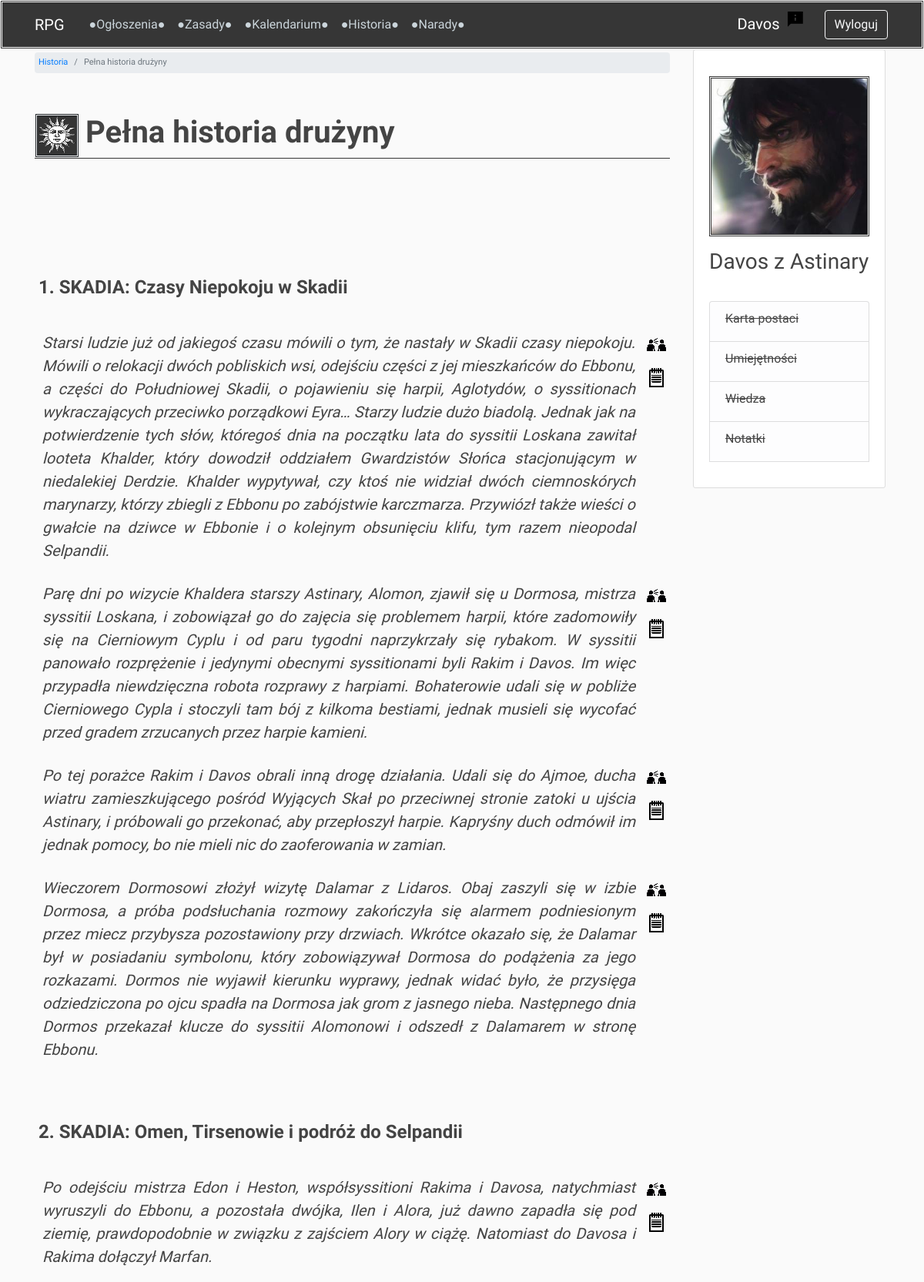
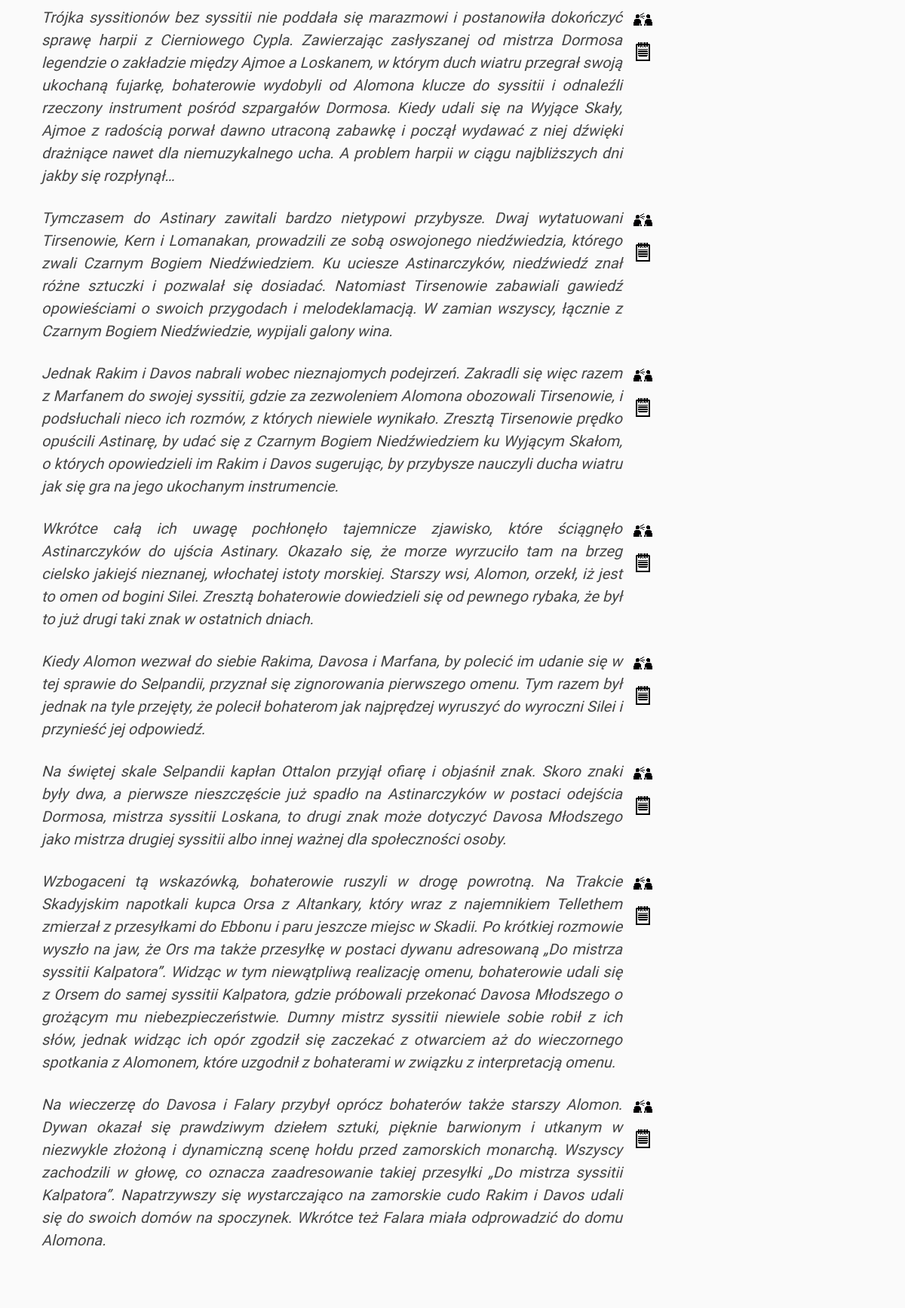
The page /timeline/chronicles_chapters/chronicles_all/ (signed in, upper part) on the database its author committed (2 pictures, top to bottom).
### users/models.py (models this page shows, shortened)
class Profile(models.Model):
    user = models.OneToOneField(User, on_delete=models.CASCADE)
    image = models.ImageField(default='profile_pics/default_profile.jpg', upload_to='profile_pics')
    character_name = models.CharField(max_length=50, default='')
    character_status = models.CharField(max_length=20, choices=STATUS, default='npc')
    class Meta:
        ordering = ['character_status', 'character_name']

### timeline/models.py (models this page shows, shortened)
class GameSession(models.Model):
    game_no = models.IntegerField(null=True)
    title = models.CharField(max_length=200, blank=True, null=True)
    date = models.DateField(blank=True, null=True)
    class Meta:
        ordering = ['game_no']

class DescribedEvent(models.Model):
    game_no = models.ForeignKey(GameSession, related_name='described_events', on_delete=models.PROTECT)
    event_no_in_game = models.PositiveSmallIntegerField(validators=[MinValueValidator(1)])
    description = models.TextField(max_length=4000)
    participants = models.ManyToManyField(Profile,
                                          related_name='described_events_participated',
                                          limit_choices_to=
                                          Q(character_status='active_player') |
                                          Q(character_status='inactive_player') |
                                          Q(character_status='dead_player'),
                                          blank=True)
    informed = models.ManyToManyField(Profile,
                                      related_name='described_events_informed',
                                      limit_choices_to=
                                      Q(character_status='active_player') |
                                      Q(character_status='inactive_player') |
                                      Q(character_status='dead_player'),
                                      blank=True)
    class Meta:
        ordering = ['game_no', 'event_no_in_game']

### timeline/views.py (the view)
# urls.py: path('chronicles_chapters/chronicles_all/', chronicles_all_view, name='chronicles-all'),
@login_required
def chronicles_all_view(request):
    games = GameSession.objects.all()
    allowed_bios_list = [g for g in games if is_allowed_game(g, request.user.profile) and g.game_no < 0]
    allowed_games_list = [g for g in games if is_allowed_game(g, request.user.profile) and g.game_no > 0]
    context = {
        'page_title': 'Pełna historia drużyny',
        'allowed_bios_list': allowed_bios_list,
        'allowed_games_list': allowed_games_list
    }
    return render(request, 'chronicles/chronicles_all.html', context)

### forum/templatetags/custom_filters.py (called while the page is built)
@register.filter
def get_first_word(text):
    return text.split(' ', 1)[0]

### timeline/views.py (called while the page is built)
def is_allowed_game(_game, profile):
    for event in _game.described_events.all():
        if profile in event.participants.all() or profile in event.informed.all() or profile.character_status == 'gm':
            return True
    return False

### timeline/templates/chronicles/chronicles_all.html (shortened to what this page needs)
{% extends 'base.html' %}
{% load custom_filters %}
{% load static %}
{% block breadcrumb %}
    <li class="breadcrumb-item"><a href="{% url 'chronicles-chapters' %}">Historia</a></li>
    <li class="breadcrumb-item active">{{ page_title }}</li>
{% endblock breadcrumb %}
{% block content %}
    <br>
    <br><br><br>
    <table class="chronicles" id="chronicles" data-search="true" data-toggle="table">
        <colgroup>
            <col class="description">
            <col class="actions">
        </colgroup>
        <tbody>
            {% for game in allowed_games_list %}
                <tr>
                    <td>
                        <h4>
                            <strong><br><br>{{ forloop.counter }}. {{ game.title }}</strong><br><br>
                        </h4>
                    </td>
                </tr>
                {% for event in game.described_events.all %}
                    {% if event in request.user.profile.described_events_participated.all or event in request.user.profile.described_events_informed.all or request.user.profile.character_status == 'gm' %}
                        <tr>
                            <td class="chronicle-event">
                                <p>
                                    {{ event.description|linebreaksbr }}
                                </p>
                            </td>
                            <td class="align-top">
                                <h6><a href="{% url 'described-event-add-informed' event.id %}"><img src="{% static 'img/inform.png' %}" class="small-img"></a></h6>
                                <h6><a href="{% url 'described-event-note' event.id %}"><img src="{% static 'img/note.png' %}" class="small-img"></a></h6>
                            </td>
                        </tr>
                    {% endif %}
                {% endfor %}
            {% endfor %}
        </tbody>
    </table>
{% endblock content %}

### templates/navbar.html (shortened to what this page needs)
{% load custom_filters %}
{% load static %}
<header class="site-header">
    <nav class="navbar navbar-expand-md navbar-dark bg-navbar fixed-top">
        <div class="container">
            <span class="navbar-brand mr-4">RPG</span>
            <div class="collapse navbar-collapse" id="navbarSupportedContent">
                <div class="navbar-nav mr-auto">
                    <a class="nav-item nav-link " href="{% url 'news-list' %}">●Ogłoszenia●</a>
                    <a class="nav-item nav-link" href="{% url 'rules-main' %}">●Zasady●</a>
                    <a class="nav-item nav-link" href="{% url 'timeline-main' %}">●Kalendarium●</a>
                    <a class="nav-item nav-link" href="{% url 'chronicles-chapters' %}">●Historia●</a>
                    <a class="nav-item nav-link" href="{% url 'forum' %}">●Narady●</a>
                </div>
                <div class="navbar-nav">
                    {% if user.is_authenticated %}
                        {% if user.profile.character_name != '' %}
                            <a class="navbar-brand mr-2" href="/users/profile">{{ user.profile.character_name|get_first_word }}</a>
                            <a href="{% url 'report' %}"><img src="{% static 'img/report.png' %}" class="mr-4"></a>
                        {% else %}
                            <a class="navbar-brand mr-2" href="/users/profile">Uzupełnij profil</a>
                        {% endif %}
                        <a class="btn btn-outline-light btn-space" href="{% url 'logout' %}">Wyloguj</a>
                    {% else %}
                        <a class="btn btn-outline-light btn-space" href="{% url 'register' %}">Nowa postać</a>
                    {% endif %}
                </div>
            </div>
        </div>
    </nav>
</header>

### templates/sidebar.html (shortened to what this page needs)
{% if user.is_authenticated %}
<div class="col-md-3">
    <div class="content-section-sidebar">
        <br>
        <img class="account-img-sidebar border-double" src="{{ user.profile.image.url }}">
        <h3>{{ user.profile.character_name }}</h3>
        <p class='text-muted'></p>
        <ul class="list-group hover-pointer">
            <li class="list-group-item list-group-item-light" data-toggle="collapse" data-target="#character_sheet"><h6><strike>Karta postaci</strike></h6></li>
            <li class="list-group-item list-group-item-light" data-toggle="collapse" data-target="#skills"><h6><strike>Umiejętności</strike></h6></li>
            <li class="list-group-item list-group-item-light" data-toggle="collapse" data-target="#knowledge"><h6><strike>Wiedza</strike></h6></li>
            <li class="list-group-item list-group-item-light" data-toggle="collapse" data-target="#notes"><h6><strike>Notatki</strike></h6></li>
        </ul>
        <br>
    </div>
</div>
{% endif %}

### static/css/main.css (style rules this page uses)
body { background: #fafafa; margin-top: 4rem; }
h1, h2, h3, h4, h5, h6 { color: #444444; }
.bg-navbar { background-color: #363636; }
.site-header .navbar-nav .nav-link { color: #cbd5db; }
nav.navbar { border: double; border-color: white; }
.content-section-sidebar { width: 250px; background: #ffffff; padding: 10px 20px; border: 1px solid #dddddd; border-radius: 3px; margin-bottom: 20px; color: #363636; }
.account-img-sidebar { display: block; height: auto; width: 100%; margin-right: 20px; margin-bottom: 16px; }
* { font-family: 'IM Fell Great Primer', serif; }
.border-double { border-style: double; }
.btn-space { margin: 2px; }
.posts-and-news td, p { font-size: 20px; font-style: italic; vertical-align: top; padding: 5px; text-align: justify; }
.chronicles .description { width: %; }
.chronicles .actions { width: %; }
.small-img { display: block; height: auto; margin-left: auto; margin-right: auto; text-align: center; }
.chronicles .small-img { padding: 10px 0px 0px 0px; }
.chronicles td { margin: 0px; padding: 0px 5px; color: #444444; }
#chronicles td { border-style: none; font-size: 2px; }
td img { display: block; margin-left: auto; margin-right: auto; }

### rows shown on the page
GameSession: title "SKADIA: Czasy Niepokoju w Skadii"
DescribedEvent: description "Starsi ludzie już od jakiegoś czasu mówili o tym, że nastały w Skadii czasy niepokoju. Mówili o relokacji dwóch pobliskich wsi, odejściu części z jej mieszkańców do Ebbonu, a części do Południowej Skadii, o pojawieniu się harpii, Aglotydów, o syssitionach wykraczających przeciwko porządkowi Eyra… Starzy ludzie dużo biadolą. Jednak jak na potwierdzenie tych słów, któregoś dnia na początku lata do syssitii Loskana zawitał looteta Khalder, który dowodził oddziałem Gwardzistów Słońca stacjonującym w niedalekiej Derdzie. Khalder wypytywał, czy ktoś nie widział dwóch ciemnoskórych marynarzy, którzy zbiegli z Ebbonu po zabójstwie karczmarza. Przywiózł także wieści o gwałcie na dziwce w Ebbonie i o…"
DescribedEvent: description "Parę dni po wizycie Khaldera starszy Astinary, Alomon, zjawił się u Dormosa, mistrza syssitii Loskana, i zobowiązał go do zajęcia się problemem harpii, które zadomowiły się na Cierniowym Cyplu i od paru tygodni naprzykrzały się rybakom. W syssitii panowało rozprężenie i jedynymi obecnymi syssitionami byli Rakim i Davos. Im więc przypadła niewdzięczna robota rozprawy z harpiami. Bohaterowie udali się w pobliże Cierniowego Cypla i stoczyli tam bój z kilkoma bestiami, jednak musieli się wycofać przed gradem zrzucanych przez harpie kamieni."
DescribedEvent: description "Po tej porażce Rakim i Davos obrali inną drogę działania. Udali się do Ajmoe, ducha wiatru zamieszkującego pośród Wyjących Skał po przeciwnej stronie zatoki u ujścia Astinary, i próbowali go przekonać, aby przepłoszył harpie. Kapryśny duch odmówił im jednak pomocy, bo nie mieli nic do zaoferowania w zamian."
DescribedEvent: description "Wieczorem Dormosowi złożył wizytę Dalamar z Lidaros. Obaj zaszyli się w izbie Dormosa, a próba podsłuchania rozmowy zakończyła się alarmem podniesionym przez miecz przybysza pozostawiony przy drzwiach. Wkrótce okazało się, że Dalamar był w posiadaniu symbolonu, który zobowiązywał Dormosa do podążenia za jego rozkazami. Dormos nie wyjawił kierunku wyprawy, jednak widać było, że przysięga odziedziczona po ojcu spadła na Dormosa jak grom z jasnego nieba. Następnego dnia Dormos przekazał klucze do syssitii Alomonowi i odszedł z Dalamarem w stronę Ebbonu."
GameSession: title "SKADIA: Omen, Tirsenowie i podróż do Selpandii"
DescribedEvent: description "Po odejściu mistrza Edon i Heston, współsyssitioni Rakima i Davosa, natychmiast wyruszyli do Ebbonu, a pozostała dwójka, Ilen i Alora, już dawno zapadła się pod ziemię, prawdopodobnie w związku z zajściem Alory w ciążę. Natomiast do Davosa i Rakima dołączył Marfan."
DescribedEvent: description "Trójka syssitionów bez syssitii nie poddała się marazmowi i postanowiła dokończyć sprawę harpii z Cierniowego Cypla. Zawierzając zasłyszanej od mistrza Dormosa legendzie o zakładzie między Ajmoe a Loskanem, w którym duch wiatru przegrał swoją ukochaną fujarkę, bohaterowie wydobyli od Alomona klucze do syssitii i odnaleźli rzeczony instrument pośród szpargałów Dormosa. Kiedy udali się na Wyjące Skały, Ajmoe z radością porwał dawno utraconą zabawkę i począł wydawać z niej dźwięki drażniące nawet dla niemuzykalnego ucha. A problem harpii w ciągu najbliższych dni jakby się rozpłynął…"
DescribedEvent: description "Tymczasem do Astinary zawitali bardzo nietypowi przybysze. Dwaj wytatuowani Tirsenowie, Kern i Lomanakan, prowadzili ze sobą oswojonego niedźwiedzia, którego zwali Czarnym Bogiem Niedźwiedziem. Ku uciesze Astinarczyków, niedźwiedź znał różne sztuczki i pozwalał się dosiadać. Natomiast Tirsenowie zabawiali gawiedź opowieściami o swoich przygodach i melodeklamacją. W zamian wszyscy, łącznie z Czarnym Bogiem Niedźwiedzie, wypijali galony wina."
DescribedEvent: description "Jednak Rakim i Davos nabrali wobec nieznajomych podejrzeń. Zakradli się więc razem z Marfanem do swojej syssitii, gdzie za zezwoleniem Alomona obozowali Tirsenowie, i podsłuchali nieco ich rozmów, z których niewiele wynikało. Zresztą Tirsenowie prędko opuścili Astinarę, by udać się z Czarnym Bogiem Niedźwiedziem ku Wyjącym Skałom, o których opowiedzieli im Rakim i Davos sugerując, by przybysze nauczyli ducha wiatru jak się gra na jego ukochanym instrumencie."
DescribedEvent: description "Wkrótce całą ich uwagę pochłonęło tajemnicze zjawisko, które ściągnęło Astinarczyków do ujścia Astinary. Okazało się, że morze wyrzuciło tam na brzeg cielsko jakiejś nieznanej, włochatej istoty morskiej. Starszy wsi, Alomon, orzekł, iż jest to omen od bogini Silei. Zresztą bohaterowie dowiedzieli się od pewnego rybaka, że był to już drugi taki znak w ostatnich dniach."
DescribedEvent: description "Kiedy Alomon wezwał do siebie Rakima, Davosa i Marfana, by polecić im udanie się w tej sprawie do Selpandii, przyznał się zignorowania pierwszego omenu. Tym razem był jednak na tyle przejęty, że polecił bohaterom jak najprędzej wyruszyć do wyroczni Silei i przynieść jej odpowiedź."
DescribedEvent: description "Na świętej skale Selpandii kapłan Ottalon przyjął ofiarę i objaśnił znak. Skoro znaki były dwa, a pierwsze nieszczęście już spadło na Astinarczyków w postaci odejścia Dormosa, mistrza syssitii Loskana, to drugi znak może dotyczyć Davosa Młodszego jako mistrza drugiej syssitii albo innej ważnej dla społeczności osoby."
DescribedEvent: description "Wzbogaceni tą wskazówką, bohaterowie ruszyli w drogę powrotną. Na Trakcie Skadyjskim napotkali kupca Orsa z Altankary, który wraz z najemnikiem Tellethem zmierzał z przesyłkami do Ebbonu i paru jeszcze miejsc w Skadii. Po krótkiej rozmowie wyszło na jaw, że Ors ma także przesyłkę w postaci dywanu adresowaną „Do mistrza syssitii Kalpatora”. Widząc w tym niewątpliwą realizację omenu, bohaterowie udali się z Orsem do samej syssitii Kalpatora, gdzie próbowali przekonać Davosa Młodszego o grożącym mu niebezpieczeństwie. Dumny mistrz syssitii niewiele sobie robił z ich słów, jednak widząc ich opór zgodził się zaczekać z otwarciem aż do wieczornego spotkania z Alomonem, które uzgodnił z bohaterami…"
DescribedEvent: description "Na wieczerzę do Davosa i Falary przybył oprócz bohaterów także starszy Alomon. Dywan okazał się prawdziwym dziełem sztuki, pięknie barwionym i utkanym w niezwykle złożoną i dynamiczną scenę hołdu przed zamorskich monarchą. Wszyscy zachodzili w głowę, co oznacza zaadresowanie takiej przesyłki „Do mistrza syssitii Kalpatora”. Napatrzywszy się wystarczająco na zamorskie cudo Rakim i Davos udali się do swoich domów na spoczynek. Wkrótce też Falara miała odprowadzić do domu Alomona."

### other values the page prints
{{ user.profile.character_name|get_first_word }} "Davos"
{{ page_title }} "Pełna historia drużyny"
{{ page_title|linebreaksbr }} "Pełna historia drużyny"
{{ user.profile.character_name }} "Davos z Astinary"
